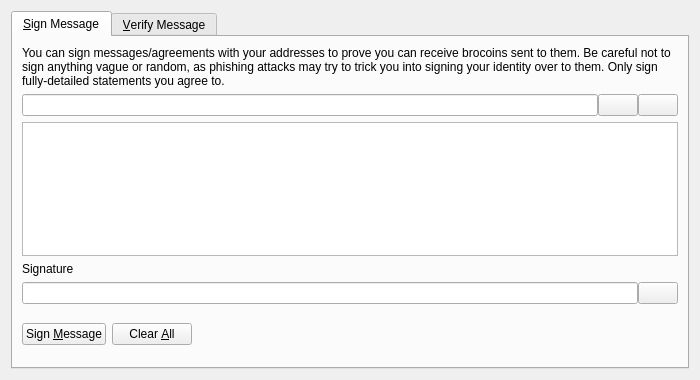
<?xml version="1.0" encoding="UTF-8"?>
<ui version="4.0">
 <class>SignVerifyMessageDialog</class>
 <widget class="QDialog" name="SignVerifyMessageDialog">
  <property name="geometry">
   <rect>
    <x>0</x>
    <y>0</y>
    <width>700</width>
    <height>380</height>
   </rect>
  </property>
  <property name="windowTitle">
   <string>Signatures - Sign / Verify a Message</string>
  </property>
  <property name="modal">
   <bool>true</bool>
  </property>
  <layout class="QVBoxLayout" name="verticalLayout">
   <item>
    <widget class="QTabWidget" name="tabWidget">
     <property name="currentIndex">
      <number>0</number>
     </property>
     <widget class="QWidget" name="tabSignMessage">
      <attribute name="title">
       <string>&amp;Sign Message</string>
      </attribute>
      <layout class="QVBoxLayout" name="verticalLayout_SM">
       <item>
        <widget class="QLabel" name="infoLabel_SM">
         <property name="text">
          <string>You can sign messages/agreements with your addresses to prove you can receive brocoins sent to them. Be careful not to sign anything vague or random, as phishing attacks may try to trick you into signing your identity over to them. Only sign fully-detailed statements you agree to.</string>
         </property>
         <property name="textFormat">
          <enum>Qt::PlainText</enum>
         </property>
         <property name="wordWrap">
          <bool>true</bool>
         </property>
        </widget>
       </item>
       <item>
        <layout class="QHBoxLayout" name="horizontalLayout_1_SM">
         <property name="spacing">
          <number>0</number>
         </property>
         <item>
          <widget class="QValidatedLineEdit" name="addressIn_SM">
           <property name="toolTip">
            <string>The Brocoin address to sign the message with</string>
           </property>
          </widget>
         </item>
         <item>
          <widget class="QPushButton" name="addressBookButton_SM">
           <property name="toolTip">
            <string>Choose previously used address</string>
           </property>
           <property name="text">
            <string/>
           </property>
           <property name="icon">
            <iconset resource="../brocoin.qrc">
             <normaloff>:/icons/address-book</normaloff>:/icons/address-book</iconset>
           </property>
           <property name="shortcut">
            <string>Alt+A</string>
           </property>
           <property name="autoDefault">
            <bool>false</bool>
           </property>
          </widget>
         </item>
         <item>
          <widget class="QPushButton" name="pasteButton_SM">
           <property name="toolTip">
            <string>Paste address from clipboard</string>
           </property>
           <property name="text">
            <string/>
           </property>
           <property name="icon">
            <iconset resource="../brocoin.qrc">
             <normaloff>:/icons/editpaste</normaloff>:/icons/editpaste</iconset>
           </property>
           <property name="shortcut">
            <string>Alt+P</string>
           </property>
           <property name="autoDefault">
            <bool>false</bool>
           </property>
          </widget>
         </item>
        </layout>
       </item>
       <item>
        <widget class="QPlainTextEdit" name="messageIn_SM">
         <property name="toolTip">
          <string>Enter the message you want to sign here</string>
         </property>
        </widget>
       </item>
       <item>
        <widget class="QLabel" name="signatureLabel_SM">
         <property name="text">
          <string>Signature</string>
         </property>
         <property name="textFormat">
          <enum>Qt::PlainText</enum>
         </property>
        </widget>
       </item>
       <item>
        <layout class="QHBoxLayout" name="horizontalLayout_2_SM">
         <property name="spacing">
          <number>0</number>
         </property>
         <item>
          <widget class="QLineEdit" name="signatureOut_SM">
           <property name="font">
            <font>
             <italic>true</italic>
            </font>
           </property>
           <property name="readOnly">
            <bool>true</bool>
           </property>
          </widget>
         </item>
         <item>
          <widget class="QPushButton" name="copySignatureButton_SM">
           <property name="toolTip">
            <string>Copy the current signature to the system clipboard</string>
           </property>
           <property name="text">
            <string/>
           </property>
           <property name="icon">
            <iconset resource="../brocoin.qrc">
             <normaloff>:/icons/editcopy</normaloff>:/icons/editcopy</iconset>
           </property>
           <property name="autoDefault">
            <bool>false</bool>
           </property>
          </widget>
         </item>
        </layout>
       </item>
       <item>
        <layout class="QHBoxLayout" name="horizontalLayout_3_SM">
         <item>
          <widget class="QPushButton" name="signMessageButton_SM">
           <property name="toolTip">
            <string>Sign the message to prove you own this Brocoin address</string>
           </property>
           <property name="text">
            <string>Sign &amp;Message</string>
           </property>
           <property name="icon">
            <iconset resource="../brocoin.qrc">
             <normaloff>:/icons/edit</normaloff>:/icons/edit</iconset>
           </property>
           <property name="autoDefault">
            <bool>false</bool>
           </property>
          </widget>
         </item>
         <item>
          <widget class="QPushButton" name="clearButton_SM">
           <property name="toolTip">
            <string>Reset all sign message fields</string>
           </property>
           <property name="text">
            <string>Clear &amp;All</string>
           </property>
           <property name="icon">
            <iconset resource="../brocoin.qrc">
             <normaloff>:/icons/remove</normaloff>:/icons/remove</iconset>
           </property>
           <property name="autoDefault">
            <bool>false</bool>
           </property>
          </widget>
         </item>
         <item>
          <spacer name="horizontalSpacer_1_SM">
           <property name="orientation">
            <enum>Qt::Horizontal</enum>
           </property>
           <property name="sizeHint" stdset="0">
            <size>
             <width>40</width>
             <height>48</height>
            </size>
           </property>
          </spacer>
         </item>
         <item>
          <widget class="QLabel" name="statusLabel_SM">
           <property name="font">
            <font>
             <weight>75</weight>
             <bold>true</bold>
            </font>
           </property>
           <property name="text">
            <string/>
           </property>
           <property name="wordWrap">
            <bool>true</bool>
           </property>
          </widget>
         </item>
         <item>
          <spacer name="horizontalSpacer_2_SM">
           <property name="orientation">
            <enum>Qt::Horizontal</enum>
           </property>
           <property name="sizeHint" stdset="0">
            <size>
             <width>40</width>
             <height>48</height>
            </size>
           </property>
          </spacer>
         </item>
        </layout>
       </item>
      </layout>
     </widget>
     <widget class="QWidget" name="tabVerifyMessage">
      <attribute name="title">
       <string>&amp;Verify Message</string>
      </attribute>
      <layout class="QVBoxLayout" name="verticalLayout_VM">
       <item>
        <widget class="QLabel" name="infoLabel_VM">
         <property name="text">
          <string>Enter the receiver's address, message (ensure you copy line breaks, spaces, tabs, etc. exactly) and signature below to verify the message. Be careful not to read more into the signature than what is in the signed message itself, to avoid being tricked by a man-in-the-middle attack. Note that this only proves the signing party receives with the address, it cannot prove sendership of any transaction!</string>
         </property>
         <property name="textFormat">
          <enum>Qt::PlainText</enum>
         </property>
         <property name="alignment">
          <set>Qt::AlignLeading|Qt::AlignLeft|Qt::AlignTop</set>
         </property>
         <property name="wordWrap">
          <bool>true</bool>
         </property>
        </widget>
       </item>
       <item>
        <layout class="QHBoxLayout" name="horizontalLayout_1_VM">
         <property name="spacing">
          <number>0</number>
         </property>
         <item>
          <widget class="QValidatedLineEdit" name="addressIn_VM">
           <property name="toolTip">
            <string>The Brocoin address the message was signed with</string>
           </property>
          </widget>
         </item>
         <item>
          <widget class="QPushButton" name="addressBookButton_VM">
           <property name="toolTip">
            <string>Choose previously used address</string>
           </property>
           <property name="text">
            <string/>
           </property>
           <property name="icon">
            <iconset resource="../brocoin.qrc">
             <normaloff>:/icons/address-book</normaloff>:/icons/address-book</iconset>
           </property>
           <property name="shortcut">
            <string>Alt+A</string>
           </property>
           <property name="autoDefault">
            <bool>false</bool>
           </property>
          </widget>
         </item>
        </layout>
       </item>
       <item>
        <widget class="QPlainTextEdit" name="messageIn_VM"/>
       </item>
       <item>
        <widget class="QValidatedLineEdit" name="signatureIn_VM"/>
       </item>
       <item>
        <layout class="QHBoxLayout" name="horizontalLayout_2_VM">
         <item>
          <widget class="QPushButton" name="verifyMessageButton_VM">
           <property name="toolTip">
            <string>Verify the message to ensure it was signed with the specified Brocoin address</string>
           </property>
           <property name="text">
            <string>Verify &amp;Message</string>
           </property>
           <property name="icon">
            <iconset resource="../brocoin.qrc">
             <normaloff>:/icons/transaction_0</normaloff>:/icons/transaction_0</iconset>
           </property>
           <property name="autoDefault">
            <bool>false</bool>
           </property>
          </widget>
         </item>
         <item>
          <widget class="QPushButton" name="clearButton_VM">
           <property name="toolTip">
            <string>Reset all verify message fields</string>
           </property>
           <property name="text">
            <string>Clear &amp;All</string>
           </property>
           <property name="icon">
            <iconset resource="../brocoin.qrc">
             <normaloff>:/icons/remove</normaloff>:/icons/remove</iconset>
           </property>
           <property name="autoDefault">
            <bool>false</bool>
           </property>
          </widget>
         </item>
         <item>
          <spacer name="horizontalSpacer_1_VM">
           <property name="orientation">
            <enum>Qt::Horizontal</enum>
           </property>
           <property name="sizeHint" stdset="0">
            <size>
             <width>40</width>
             <height>48</height>
            </size>
           </property>
          </spacer>
         </item>
         <item>
          <widget class="QLabel" name="statusLabel_VM">
           <property name="font">
            <font>
             <weight>75</weight>
             <bold>true</bold>
            </font>
           </property>
           <property name="text">
            <string/>
           </property>
           <property name="wordWrap">
            <bool>true</bool>
           </property>
          </widget>
         </item>
         <item>
          <spacer name="horizontalSpacer_2_VM">
           <property name="orientation">
            <enum>Qt::Horizontal</enum>
           </property>
           <property name="sizeHint" stdset="0">
            <size>
             <width>40</width>
             <height>48</height>
            </size>
           </property>
          </spacer>
         </item>
        </layout>
       </item>
      </layout>
     </widget>
    </widget>
   </item>
  </layout>
 </widget>
 <customwidgets>
  <customwidget>
   <class>QValidatedLineEdit</class>
   <extends>QLineEdit</extends>
   <header>qt/qvalidatedlineedit.h</header>
  </customwidget>
 </customwidgets>
 <resources>
  <include location="../brocoin.qrc"/>
 </resources>
 <connections/>
</ui>
